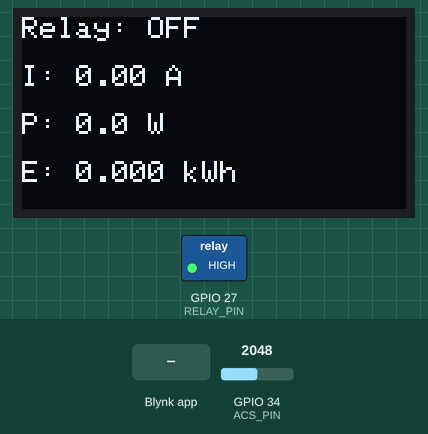
This sketch was run on a simulated ESP32. Shown: 128×64 one-colour display, switched loads named in the sketch (green lamp = pin HIGH). The inputs (shaded band) are chosen by the test bench; at power-on: GPIO 34 (ACS_PIN) = 2048 (analog values on the 0–4095 scale). WiFi joins after 1.5 s; servers stay silent unless stated; what the sketch prints to the serial monitor is not drawn.

Above: at 4.4 s.
4.5 s: Blynk app writes 1 to V0
At 5.7 s:
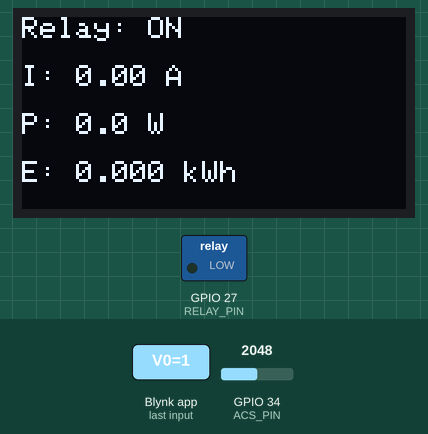
6.2 s: GPIO 34 (ACS_PIN) set to 2866
At 7.5 s:
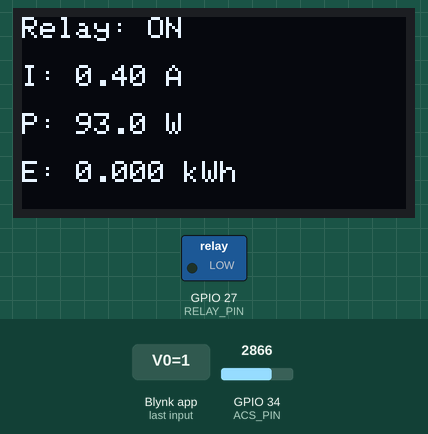
8.3 s: GPIO 34 (ACS_PIN) set to 3603
At 9.4 s:
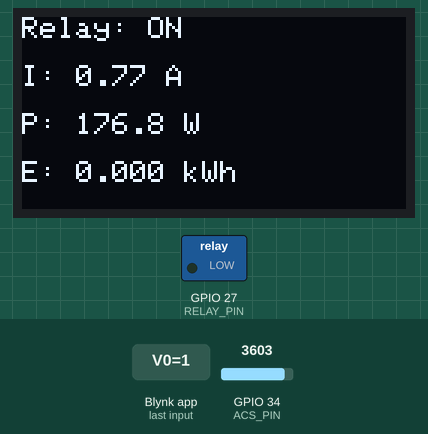
10.4 s: GPIO 34 (ACS_PIN) set to 4095
At 12.2 s:
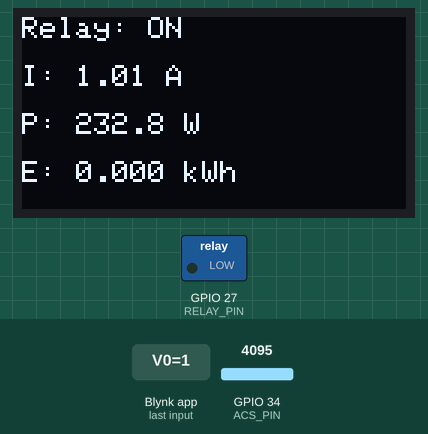
12.5 s: Blynk app writes 0 to V0
At 14.3 s:
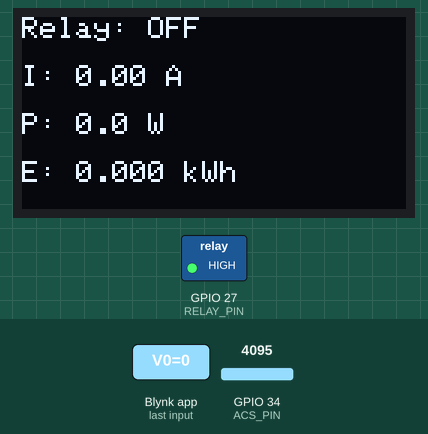
Timing chart, 0 to 15.5 s (numbered marks = the images above; inputs shaded):
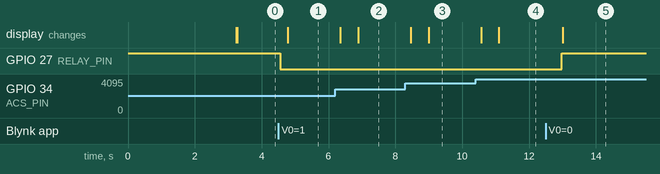

The sketch:

Smart_Plug_updated.ino
```cpp
/*************************************************
   ESP32 Smart Socket (WITH POWER + ENERGY)
   ACS712 + Blynk IoT + OLED SSD1306
**************************************************/

#define BLYNK_TEMPLATE_ID "TMPL3C2lP5vRG"
#define BLYNK_TEMPLATE_NAME "Smart Socket"
#define BLYNK_AUTH_TOKEN "msvfqySJSsyfqd7dLn0CkIpiIJiOtrYP"

#include <WiFi.h>
#include <BlynkSimpleEsp32.h>

char ssid[] = "Aryav's S24";
char pass[] = "aryav09?";

// -------------------- OLED Display --------------------
#include <Wire.h>
#include <Adafruit_GFX.h>
#include <Adafruit_SSD1306.h>

#define SCREEN_WIDTH 128
#define SCREEN_HEIGHT 64
Adafruit_SSD1306 display(SCREEN_WIDTH, SCREEN_HEIGHT, &Wire, -1);

// -------------------- Relay + ACS712 --------------------
#define RELAY_PIN 27
#define ACS_PIN   34

const float ADC_REF = 3.3f;
const int   ADC_MAX = 4095;

float SENSITIVITY = 1.63f;
float offsetVoltage = 0.0;
bool relayState = false;

// -------------------- NEW VARIABLES --------------------
float voltage = 230.0;
float power = 0.0;
float energy = 0.0;

unsigned long lastTime = 0;

// ----------------------------------------------------
// BLYNK → Relay control
// ----------------------------------------------------
BLYNK_WRITE(V0)
{
  int value = param.asInt();
  if (value == 1) {
    digitalWrite(RELAY_PIN, LOW);
    relayState = true;
  } else {
    digitalWrite(RELAY_PIN, HIGH);
    relayState = false;
  }
}

// ----------------------------------------------------
// Offset Calibration
// ----------------------------------------------------
void calibrateOffset() {
  long sum = 0;
  const int N = 500;

  for (int i = 0; i < N; i++) {
    sum += analogRead(ACS_PIN);
    delay(2);
  }

  float avg = sum / (float)N;
  offsetVoltage = (avg / ADC_MAX) * ADC_REF;
}

// ----------------------------------------------------
// RMS reading
// ----------------------------------------------------
float measureVrms(unsigned long windowMs = 200) {
  unsigned long start = millis();
  double sumSq = 0.0;
  unsigned long samples = 0;

  while (millis() - start < windowMs) {
    int raw = analogRead(ACS_PIN);
    float v = (raw / (float)ADC_MAX) * ADC_REF;
    float d = v - offsetVoltage;

    sumSq += d * d;
    samples++;
  }
  return (samples == 0) ? 0.0 : sqrt(sumSq / samples);
}

// ----------------------------------------------------
// OLED Display Function (UPDATED)
// ----------------------------------------------------
void updateOLED(float current) {
  display.clearDisplay();
  display.setTextSize(1);
  display.setTextColor(WHITE);

  display.setCursor(0, 0);
  display.print("Relay: ");
  display.println(relayState ? "ON" : "OFF");

  display.setCursor(0, 16);
  display.print("I: ");
  display.print(current, 2);
  display.println(" A");

  display.setCursor(0, 32);
  display.print("P: ");
  display.print(power, 1);
  display.println(" W");

  display.setCursor(0, 48);
  display.print("E: ");
  display.print(energy, 3);
  display.println(" kWh");

  display.display();
}

// ----------------------------------------------------
// SETUP
// ----------------------------------------------------
void setup() {
  Serial.begin(115200);

  pinMode(RELAY_PIN, OUTPUT);
  digitalWrite(RELAY_PIN, HIGH);

  // OLED Init
  display.begin(SSD1306_SWITCHCAPVCC, 0x3C);
  display.clearDisplay();
  display.setTextSize(1);
  display.setCursor(0, 0);
  display.println("Smart Socket");
  display.println("Connecting...");
  display.display();

  // ADC config
  analogReadResolution(12);
  analogSetPinAttenuation(ACS_PIN, ADC_11db);
  delay(300);

  calibrateOffset();

  // Connect Blynk
  Blynk.begin(BLYNK_AUTH_TOKEN, ssid, pass);

  display.clearDisplay();
  display.setTextSize(2);
  display.setCursor(0, 0);
  display.println("READY");
  display.display();

  lastTime = millis();   // initialize time
}

// ----------------------------------------------------
// LOOP
// ----------------------------------------------------
void loop() {
  Blynk.run();

  float Irms = 0.0;

  if (relayState) {
    float Vrms = measureVrms(200);
    if (Vrms > 0.0f) Irms = Vrms / SENSITIVITY;
    if (Irms < 0.02f) Irms = 0.0f;

    // -------- POWER --------
    power = voltage * Irms;

    // -------- ENERGY --------
    unsigned long currentTime = millis();
    float timeHours = (currentTime - lastTime) / 3600000.0;

    energy += (power * timeHours) / 1000.0;

    lastTime = currentTime;
  } else {
    power = 0.0;
  }

  // Serial Output
  Serial.printf("Relay: %s  I: %.3f A  P: %.2f W  E: %.4f kWh\n",
                relayState ? "ON" : "OFF", Irms, power, energy);

  // Send to Blynk
  Blynk.virtualWrite(V1, Irms);
  Blynk.virtualWrite(V2, power);
  Blynk.virtualWrite(V3, energy);

  // OLED Update
  updateOLED(Irms);

  delay(300);
}
```

Measured:
- after the input at 4.5 s, GPIO 27 (RELAY_PIN): HIGH → LOW after 0.05 s; the display: changes after 0.28 s (image 1)
- after the input at 6.2 s, the display: first changes after 0.16 s (image 2 shows a later state)
- after the input at 8.3 s, the display: first changes after 0.16 s (image 3 shows a later state)
- after the input at 10.4 s, the display: first changes after 0.17 s (image 4 shows a later state)
- after the input at 12.5 s, GPIO 27 (RELAY_PIN): LOW → HIGH after 0.48 s; the display: changes after 0.51 s (image 5)
